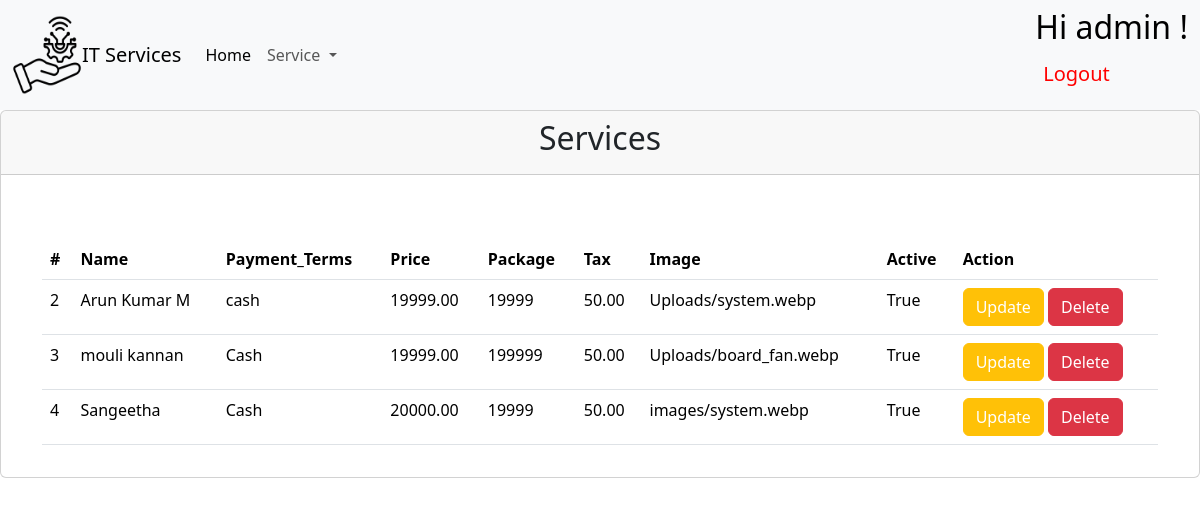
Page /read/ (signed in) on the committed database.
### Services/models.py (models this page shows, shortened)
class Service(models.Model):
    name = models.CharField(max_length=100)
    payment_terms = models.CharField(max_length=255)
    price = models.DecimalField(max_digits=10, decimal_places=2)
    package = models.CharField(max_length=255)
    tax = models.DecimalField(max_digits=5, decimal_places=2)
    image = models.ImageField(upload_to='images/', null=True, blank=True)
    active = models.BooleanField(default=True)

### Services/views.py (the view)
# urls.py: path('read/',views.index,name='read'),
@login_required(login_url='login')
def index(request):
    obj = Service.objects.all()
    return render(request, 'homeService.html', {'form': obj})

### Services/templates/homeService.html (shortened to what this page needs)
<!DOCTYPE html>
<html lang="en">
  <head>
    <link
      href="https://cdn.jsdelivr.net/npm/bootstrap@5.3.3/dist/css/bootstrap.min.css"
      rel="stylesheet"
    />
    <link
      href="https://cdn.jsdelivr.net/npm/bootstrap@5.3.3/dist/css/bootstrap.min.css"
      rel="stylesheet"
    />
  </head>
  <body>
    <nav class="navbar navbar-expand-lg bg-light">
      <div class="container-fluid">
        <img src="\static\logo.png" title="Flaticon logo" width="70px" height="80px" class="block">
        <a class="navbar-brand" href="{% url 'read'%}" >IT Services</a>
        <div class="collapse navbar-collapse" id="navbarSupportedContent">
          <ul class="navbar-nav me-auto mb-2 mb-lg-0">
            <li class="nav-item">
              <a class="nav-link active" aria-current="page" href="{% url 'read'%}">Home</a>
            </li>
            <li class="nav-item dropdown">
              <a
                class="nav-link dropdown-toggle"
                href="#"
                role="button"
                data-bs-toggle="dropdown"
                aria-expanded="false"
              >
                Service
              </a>
            </li>
          </ul>
          <ul class="navbar-nav mb-2 mb-lg-0">
            <li class="nav-item">
              {% if user.is_authenticated %}
                  <h2 style='color:black;'>Hi {{user.username}} !</h2>
                  <h5><a class="nav-link" href="{% url 'logout' %}" style='color:red;'>Logout</a></h5>
                  {% endif %}
            </li>
          </ul>
        </div>
      </div>
    </nav>
    <div class="card">
      <div class="card-header center">
      <h2 class="text-center">Services</h2>
      </div>
      <div class="card-body">
        <div class="container mt-5">
          <table class="table">
            <thead>
              <tr>
                <th scope="col">#</th>
                <th scope="col">Name</th>
                <th scope="col">Payment_Terms</th>
                <th scope="col">Price</th>
                <th scope="col">Package</th>
                <th scope="col">Tax</th>
                <th scope="col">Image</th>
                <th scope="col">Active</th>
                <th scope="col-4">Action</th>
              </tr>
            </thead>
            <tbody>
              {% for emp in form %}
              <tr>
                <td>{{emp.id}}</td>
                <td>{{emp.name}}</td>
                <td>{{emp.payment_terms}}</td>
                <td>{{emp.price}}</td>
                <td>{{emp.package}}</td>
                <td>{{emp.tax}}</td>
                <td>{{emp.image}}</td>
                <td>{{emp.active}}</td>
                <td>
                  <button class="btn btn-warning"><a href="{% url 'update' emp.id %}" style="text-decoration:none; color:white;">Update</a></button>
                  <button class="btn btn-danger"><a href="{% url 'delete' emp.id %}" style="text-decoration:none; color:white;">Delete</a></button>
                </td>
              </tr>
            </div>
            {% endfor %}
  </body>
</html>

### rows in the picture
Service: id "2", name "Arun Kumar M", payment_terms "cash", price "19999.00", package "19999", tax "50.00", image "Uploads/system.webp", active "True"
Service: id "3", name "mouli kannan", payment_terms "Cash", price "19999.00", package "199999", tax "50.00", image "Uploads/board_fan.webp", active "True"
Service: id "4", name "Sangeetha", payment_terms "Cash", price "20000.00", package "19999", tax "50.00", image "images/system.webp", active "True"

### other values in the picture
{{ user.username }} "admin"
